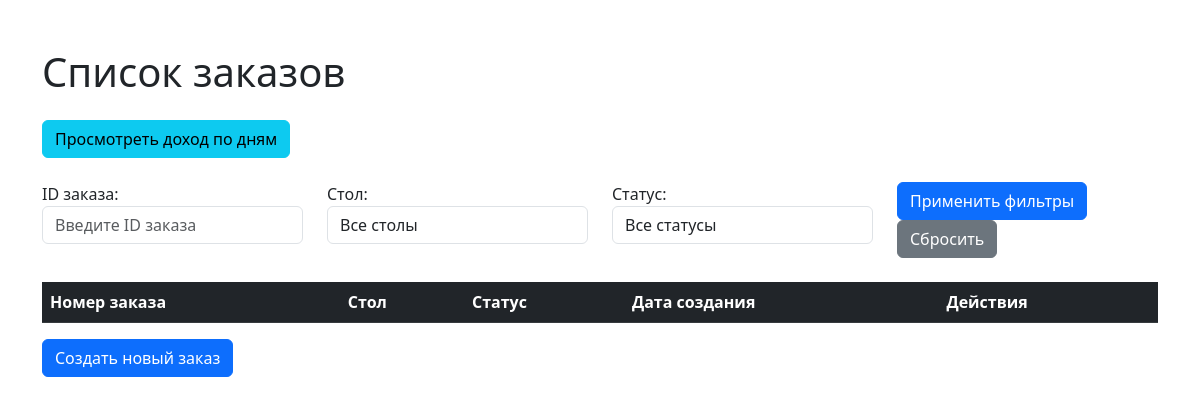
/, run on an earlier commit of the app's database.
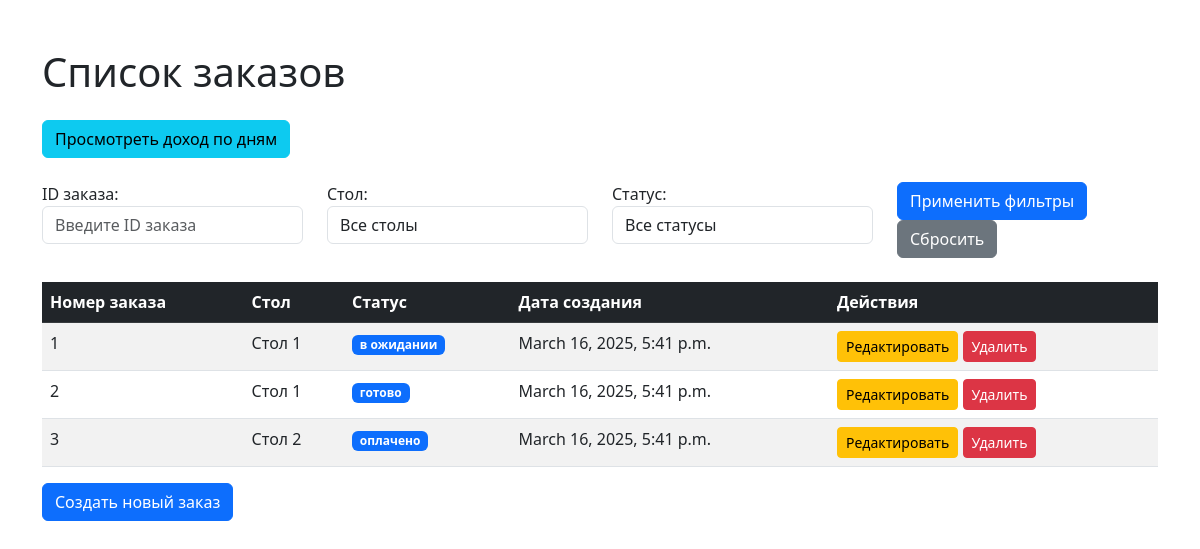
And on a later commit of the database.
### terminal/models.py (models this page shows, shortened)
class Order(models.Model):
    num = models.IntegerField(blank=True, null=True)
    table = models.ForeignKey(Table, on_delete=models.CASCADE)
    dishes = models.ManyToManyField('Dish', through='OrderDish')
    created_at = models.DateTimeField(auto_now_add=True)
    total_amount = models.DecimalField(max_digits=10, decimal_places=2, default=0)
    status = models.ForeignKey('OrderStatus', on_delete=models.SET_NULL, null=True, blank=True)

class Table(models.Model):
    number = models.CharField(max_length=50, unique=True)  # Номер стола (уникальный)
    description = models.TextField(blank=True, null=True)  # Описание стола (необязательно)
    def __str__(self):
        return f"Стол {self.number}"

class OrderStatus(models.Model):
    name = models.CharField(max_length=100, unique=True)
    description = models.TextField(blank=True, null=True)

### terminal/views.py (the view)
# urls.py: path('', OrderListView.as_view(), name='order_list'),
class OrderListView(ListView):
    model = Order
    template_name = 'terminal/order_list.html'
    context_object_name = 'orders'
    def get_queryset(self):
        queryset = super().get_queryset()
        order_id = self.request.GET.get('order_id')
        table_id = self.request.GET.get('table')
        status_id = self.request.GET.get('status')
        filters = Q()
        if order_id:
            try:
                order_id = int(order_id)
                filters &= Q(num=order_id)
            except ValueError:
                messages.warning(self.request, "Номер заказа должен быть числом.")
        if table_id:
            try:
                table_id = int(table_id)
                filters &= Q(table_id=table_id)
            except ValueError:
                messages.warning(self.request, "Нет такого стола")
        if status_id:
            try:
                status_id = int(status_id)
                filters &= Q(status_id=status_id)
            except ValueError:
                messages.warning(self.request, "Нет такого статуса")
        queryset = queryset.filter(filters)
        return queryset
    def get_context_data(self, **kwargs):
        context = super().get_context_data(**kwargs)
        context['statuses'] = OrderStatus.objects.all()
        context['tables'] = Table.objects.all()
        context['order_id'] = self.request.GET.get('order_id', '')
        context['table_id'] = self.request.GET.get('table', '')
        context['status_id'] = self.request.GET.get('status', '')
        return context

### terminal/templates/terminal/order_list.html (shortened to what this page needs)
{% extends "terminal/base.html" %}
{% block body %}
<div class="container mt-5">
    <h1 class="mb-4">Список заказов</h1>
    <a href="{% url 'income_by_day' %}" class="btn btn-info mb-4">Просмотреть доход по дням</a>
    <form method="get" class="mb-4">
            <div class="row">
                <div class="col">
                    <label for="order_id">ID заказа:</label>
                    <input type="number" id="order_id" name="order_id" class="form-control" placeholder="Введите ID заказа" value="{{ order_id }}">
                </div>
                <div class="col">
                    <label for="table">Стол:</label>
                    <select id="table" name="table" class="form-control">
                        <option value="">Все столы</option>
                    </select>
                </div>
                <div class="col">
                    <label for="status">Статус:</label>
                    <select id="status" name="status" class="form-control">
                        <option value="">Все статусы</option>
                    </select>
                </div>
                <div class="col align-self-end">
                    <button type="submit" class="btn btn-primary">Применить фильтры</button>
                    <a href="{% url 'order_list' %}" class="btn btn-secondary">Сбросить</a>
                </div>
            </div>
        </form>
    <table class="table table-striped table-hover">
        <thead class="table-dark">
            <tr>
                <th>Номер заказа</th>
                <th>Стол</th>
                <th>Статус</th>
                <th>Дата создания</th>
                <th>Действия</th>
            </tr>
        </thead>
        <tbody>
            {% for order in orders %}
            <tr>
                <td>{{ order.num }}</td>
                <td>{{ order.table }}</td>
                <td>
                    {% if order.status %}
                        <span class="badge bg-primary">{{ order.status.name }}</span>
                    {% else %}
                        <span class="badge bg-secondary">Статус не указан</span>
                    {% endif %}
                </td>
                <td>{{ order.created_at }}</td>
                <td>
                    <a href="{% url 'update_order' order.pk %}" class="btn btn-sm btn-warning">Редактировать</a>
                    <a href="{% url 'delete_order' order.pk %}" class="btn btn-sm btn-danger">Удалить</a>
                </td>
            </tr>
            {% endfor %}
        </tbody>
    </table>
    <a href="{% url 'create_order' %}" class="btn btn-primary">Создать новый заказ</a>
</div>
{% endblock %}

### terminal/templates/terminal/base.html (shortened to what this page needs)
<!doctype html>
<html lang="en">
<head>
    <link href="https://cdn.jsdelivr.net/npm/bootstrap@5.3.0/dist/css/bootstrap.min.css" rel="stylesheet">
    <link href="https://cdn.jsdelivr.net/npm/bootstrap-icons@1.8.1/font/bootstrap-icons.css" rel="stylesheet">
</head>
<body>
    {% block body %}
    {% endblock%}
</body>
</html>

What changed in the data, as far as the page shows it:
added Order: num "1", table "Стол 1", status.name "в ожидании", created_at "March 16, 2025, 5:41 p.m."
added Order: num "2", table "Стол 1", status.name "готово", created_at "March 16, 2025, 5:41 p.m."
added Order: num "3", table "Стол 2", status.name "оплачено", created_at "March 16, 2025, 5:41 p.m."
